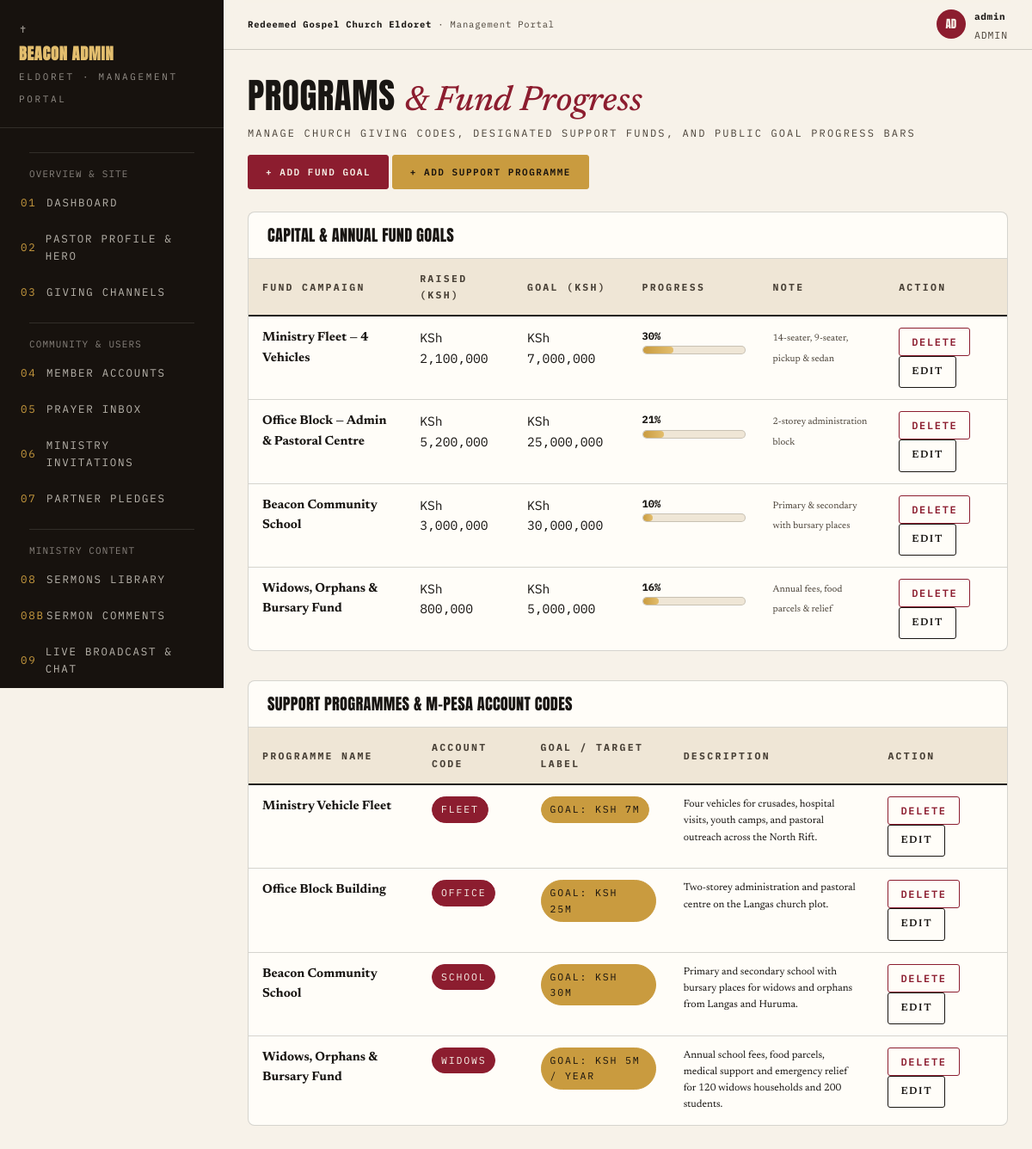
/admin/programs.php (signed in), run on the app's committed database.
### tables this page shows
CREATE TABLE IF NOT EXISTS `fund_goals` (
    `id` INT AUTO_INCREMENT PRIMARY KEY,
    `name` VARCHAR(150) NOT NULL,
    `raised_amount` DECIMAL(15,2) NOT NULL DEFAULT 0.00,
    `goal_amount` DECIMAL(15,2) NOT NULL DEFAULT 0.00,
    `note` VARCHAR(255) DEFAULT '',
    `sort_order` INT NOT NULL DEFAULT 0
);

CREATE TABLE IF NOT EXISTS `support_programs` (
    `id` INT AUTO_INCREMENT PRIMARY KEY,
    `name` VARCHAR(150) NOT NULL,
    `account_code` VARCHAR(50) NOT NULL,
    `description` TEXT NOT NULL,
    `goal_text` VARCHAR(100) NOT NULL,
    `sort_order` INT NOT NULL DEFAULT 0
);

### admin/programs.php (the view, shortened to what this page needs)
<?php
require_once __DIR__ . '/includes/admin_header.php';
$programs = db_fetch_all("SELECT * FROM support_programs ORDER BY sort_order ASC, id ASC");
$funds = db_fetch_all("SELECT * FROM fund_goals ORDER BY sort_order ASC, id ASC");
?>
<div class="phead">
  <div>
    <h2>Programs <span class="ser">&amp; Fund Progress</span></h2>
    <p>Manage church giving codes, designated support funds, and public goal progress bars</p>
  </div>
  <div>
    <button type="button" class="btn" onclick="openAdminModal('fundModal')">+ Add Fund Goal</button>
    <button type="button" class="btn gold" onclick="openAdminModal('progModal')">+ Add Support Programme</button>
  </div>
</div>
<div class="tblwrap" style="margin-bottom:34px;">
  <div style="padding:18px 22px;border-bottom:1px solid var(--line);">
    <h4 style="font-size:1.15rem;">Capital &amp; Annual Fund Goals</h4>
  </div>
  <table>
    <thead>
      <tr>
        <th>Fund Campaign</th>
        <th>Raised (KSh)</th>
        <th>Goal (KSh)</th>
        <th>Progress</th>
        <th>Note</th>
        <th>Action</th>
      </tr>
    </thead>
    <tbody>
      <?php foreach ($funds as $f):
        $pct = $f['goal_amount'] > 0 ? min(100, round(($f['raised_amount'] / $f['goal_amount']) * 100)) : 0;
      ?>
        <tr>
          <td><b><?= esc($f['name']) ?></b></td>
          <td class="mono"><?= format_ksh($f['raised_amount']) ?></td>
          <td class="mono"><?= format_ksh($f['goal_amount']) ?></td>
          <td>
            <div style="width:120px;">
              <div style="font-size:12px;font-family:var(--mono);margin-bottom:2px;"><b><?= $pct ?>%</b></div>
              <div class="bar"><i style="width:<?= $pct ?>%"></i></div>
            </div>
          </td>
          <td><span style="font-size:11px;color:var(--ink2);"><?= esc($f['note']) ?></span></td>
          <td>
            <form method="post" style="display:inline;" onsubmit="return confirm('Delete this fund?');">
              <button type="submit" class="btn sm danger">Delete</button>
            </form>
            <a href="programs.php?edit_fund=<?= $f['id'] ?>" class="btn sm ghost">Edit</a>
          </td>
        </tr>
      <?php endforeach; ?>
    </tbody>
  </table>
</div>
<div class="tblwrap">
  <div style="padding:18px 22px;border-bottom:1px solid var(--line);">
    <h4 style="font-size:1.15rem;">Support Programmes &amp; M-Pesa Account Codes</h4>
  </div>
  <table>
    <thead>
      <tr>
        <th>Programme Name</th>
        <th>Account Code</th>
        <th>Goal / Target Label</th>
        <th>Description</th>
        <th>Action</th>
      </tr>
    </thead>
    <tbody>
      <?php foreach ($programs as $prog): ?>
        <tr>
          <td><b><?= esc($prog['name']) ?></b></td>
          <td><span class="chip wine"><?= esc($prog['account_code']) ?></span></td>
          <td><span class="chip gold"><?= esc($prog['goal_text']) ?></span></td>
          <td style="font-size:12px;max-width:320px;"><?= esc($prog['description']) ?></td>
          <td>
            <form method="post" style="display:inline;" onsubmit="return confirm('Delete this programme?');">
              <button type="submit" class="btn sm danger">Delete</button>
            </form>
            <a href="programs.php?edit_program=<?= $prog['id'] ?>" class="btn sm ghost">Edit</a>
          </td>
        </tr>
      <?php endforeach; ?>
    </tbody>
  </table>
</div>
<?php require_once __DIR__ . '/includes/admin_footer.php'; ?>

### config/functions.php (shortened to what this page needs)
<?php
function esc($string) {
    return htmlspecialchars((string)($string ?? ''), ENT_QUOTES, 'UTF-8');
}
function format_ksh($amount) {
    return '<span class="money" data-money="' . esc((float)($amount ?? 0)) . '" data-money-format="full">KSh ' . number_format((float)($amount ?? 0), 0) . '</span>';
}
function db_fetch_all($sql, $types = "", $params = []) {
    global $db;
    $stmt = mysqli_stmt_init($db);
    if (!mysqli_stmt_prepare($stmt, $sql)) {
        error_log("DB Fetch All Prepare Failed: " . mysqli_error($db) . " Query: " . $sql);
        return [];
    }
    mysqli_stmt_execute($stmt);
    $result = mysqli_stmt_get_result($stmt);
    $rows = [];
    if ($result) {
        while ($row = mysqli_fetch_assoc($result)) {
            $rows[] = $row;
        }
    }
    return $rows;
}

### assets/css/admin.css (style rules this page uses)
:root { --paper: #F7F2E9; --paper2: #EFE6D6; --card: #FFFDF8; --ink: #191613; --ink2: #4A4238; --warmdark: #17120E; --wine: #8C1D2F; --pine: #274D3D; --gold: #C99B3F; --gold2: #E3BE6E; --line: rgba(25, 22, 19, 0.18); --disp: "Anton", sans-serif; --ser: "Newsreader", serif; --mono: "IBM Plex Mono", monospace; }
* { margin: 0; padding: 0; box-sizing: border-box; }
body { background: var(--paper); color: var(--ink); font-family: var(--ser); font-size: 16px; line-height: 1.6; }
button { font-family: var(--mono); cursor: pointer; }
a { color: inherit; text-decoration: none; }
h1, h2, h3, h4 { font-family: var(--disp); font-weight: 400; text-transform: uppercase; line-height: 0.95; letter-spacing: 0.015em; }
.ser { font-family: var(--ser); font-style: italic; text-transform: none; font-weight: 500; letter-spacing: 0; }
.mono { font-family: var(--mono); }
.btn { display: inline-flex; align-items: center; gap: 8px; background: var(--wine); color: var(--paper); border: 1px solid var(--wine); font-size: 11px; letter-spacing: 0.14em; text-transform: uppercase; font-weight: 600; padding: 12px 20px; border-radius: 3px; transition: 0.25s; cursor: pointer; }
.btn.gold { background: var(--gold); border-color: var(--gold); color: var(--warmdark); }
.btn.ghost { background: transparent; color: var(--ink); border-color: var(--ink); }
.btn.sm { padding: 8px 14px; font-size: 12px; }
.btn.danger { background: transparent; border-color: var(--wine); color: var(--wine); }
.chip { display: inline-block; font-family: var(--mono); font-size: 11.5px; letter-spacing: 0.16em; text-transform: uppercase; padding: 5px 10px; border-radius: 99px; border: 1px solid var(--line); color: var(--ink2); }
.chip.wine { background: var(--wine); border-color: var(--wine); color: var(--paper); }
.chip.gold { background: var(--gold); border-color: var(--gold); color: var(--warmdark); }
.phead { display: flex; align-items: flex-end; justify-content: space-between; gap: 16px; flex-wrap: wrap; margin-bottom: 26px; }
.phead h2 { font-size: clamp(1.8rem, 3.4vw, 2.6rem); }
.phead h2 .ser { color: var(--wine); }
.phead p { font-family: var(--mono); font-size: 12px; letter-spacing: 0.18em; text-transform: uppercase; color: var(--ink2); margin-top: 6px; }
.tblwrap { background: var(--card); border: 1px solid var(--line); border-radius: 8px; overflow-x: auto; }
table { width: 100%; border-collapse: collapse; font-size: 0.92rem; }
th { font-family: var(--mono); font-size: 11.5px; letter-spacing: 0.2em; text-transform: uppercase; color: var(--ink2); text-align: left; padding: 14px 16px; border-bottom: 2px solid var(--ink); background: var(--paper2); }
td { padding: 13px 16px; border-bottom: 1px solid var(--line); vertical-align: top; }
tr:last-child td { border-bottom: none; }
.bar { height: 10px; background: var(--paper2); border: 1px solid var(--line); border-radius: 99px; overflow: hidden; }
.bar i { display: block; height: 100%; background: linear-gradient(90deg, var(--gold), var(--gold2)); border-radius: 99px; }

### data on the page
fund_goals: name "Ministry Fleet — 4 Vehicles", pct "30", note "14-seater, 9-seater, pickup & sedan"
fund_goals: name "Office Block — Admin & Pastoral Centre", pct "21", note "2-storey administration block"
fund_goals: name "Beacon Community School", pct "10", note "Primary & secondary with bursary places"
fund_goals: name "Widows, Orphans & Bursary Fund", pct "16", note "Annual fees, food parcels & relief"
support_programs: name "Ministry Vehicle Fleet", account_code "FLEET", goal_text "GOAL: KSH 7M", description "Four vehicles for crusades, hospital visits, youth camps, and pastoral outreach across the North Rift."
support_programs: name "Office Block Building", account_code "OFFICE", goal_text "GOAL: KSH 25M", description "Two-storey administration and pastoral centre on the Langas church plot."
support_programs: name "Beacon Community School", account_code "SCHOOL", goal_text "GOAL: KSH 30M", description "Primary and secondary school with bursary places for widows and orphans from Langas and Huruma."
support_programs: name "Widows, Orphans & Bursary Fund", account_code "WIDOWS", goal_text "GOAL: KSH 5M / YEAR", description "Annual school fees, food parcels, medical support and emergency relief for 120 widows households and 200 students."

### other printed values
substr($adminUser['username'], 0, 2) "AD"
$adminUser['username'] "admin"
$adminUser['role'] "ADMIN"
